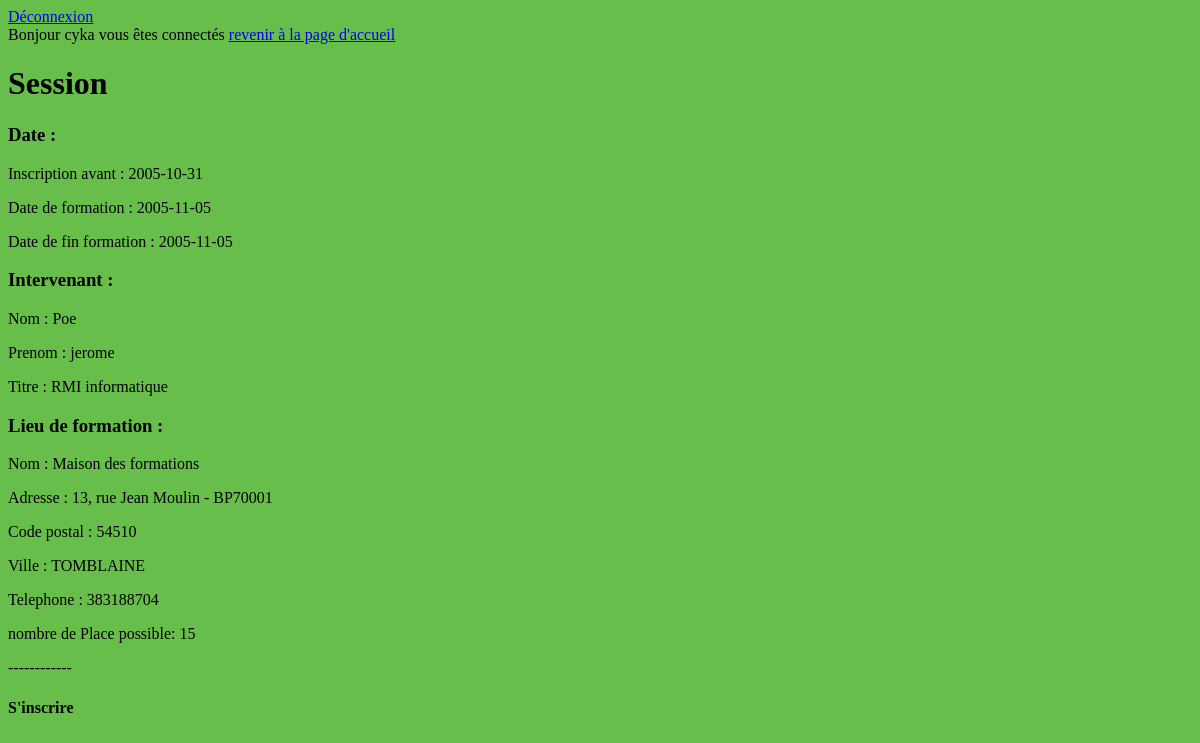
Screenshot of /descriptif.session.php?numSession=11 (signed in) with the database file from the repository.
### tables this page shows
CREATE TABLE `utilisateur` (
  `idUtilisateur` int(20) NOT NULL,
  `nom` varchar(20) NOT NULL,
  `prenom` varchar(20) NOT NULL,
  `adresseMail` varchar(50) NOT NULL,
  `password` varchar(50) NOT NULL,
  `idStatus` int(11) NOT NULL
);

CREATE TABLE `session` (
  `numSession` int(11) NOT NULL,
  `dateLimiteInsc` date DEFAULT NULL,
  `dateSession` date DEFAULT NULL,
  `dateDeFin` date DEFAULT NULL,
  `idIntervenant` int(11) NOT NULL,
  `idLieu` int(11) NOT NULL,
  `numFormation` int(11) NOT NULL,
  `nbPlace` int(50) DEFAULT NULL
);

CREATE TABLE `intervenant` (
  `idIntervenant` int(20) NOT NULL,
  `nom` varchar(20) NOT NULL,
  `prenom` varchar(20) NOT NULL,
  `titre` varchar(20) NOT NULL
);

CREATE TABLE `lieu` (
  `idLieu` int(20) NOT NULL,
  `nom` varchar(255) NOT NULL,
  `adresse` varchar(255) NOT NULL,
  `codePostal` int(5) NOT NULL,
  `ville` varchar(255) NOT NULL,
  `telephone` int(10) NOT NULL
);

### fonction.php (called while the page is built, shortened)
<?php
function gestionnaireDeConnexionMysqli() {
    $db_username = 'root';
    $db_password = '';
    $db_name     = 'dbbm2l';
    $db_host     = 'localhost';
    $db = mysqli_connect($db_host, $db_username, $db_password,$db_name)
           or die('pas de connexion to database');
    return $db;
}
function lireUtilisateur($id) {
	$db = gestionnaireDeConnexionMysqli();
    if ($db != NULL) {
		$req 		  = "select * from utilisateur where idUtilisateur = $id";
		$exec_requete = mysqli_query($db, $req);
		$user         = mysqli_fetch_array($exec_requete);
	}
    return $user;
}
function listeSession($numFormation){
	$db = gestionnaireDeConnexionMysqli();
	if ($db != NULL) {
		$req 		  = "SELECT * FROM session WHERE numformation = $numFormation";
		$exec_requete = mysqli_query($db, $req);
		$listeSession = mysqli_fetch_all($exec_requete, MYSQLI_ASSOC);
	}
	return $listeSession;
}
function lireLieu($idLieu){
	$db = gestionnaireDeConnexionMysqli();
	if ($db != NULL) {
		$req 		  = "SELECT * FROM lieu WHERE idLieu = $idLieu";
		$exec_requete = mysqli_query($db, $req);
		$lieu 		  = mysqli_fetch_array($exec_requete, MYSQLI_ASSOC);
	}
	return $lieu;
}
function lireIntervenant($idIntervenant){
	$db = gestionnaireDeConnexionMysqli();
	if ($db != NULL) {
		$req 		  = "SELECT * FROM intervenant WHERE idIntervenant = $idIntervenant";
		$exec_requete = mysqli_query($db, $req);
		$intervenant = mysqli_fetch_array($exec_requete, MYSQLI_ASSOC);
	}
	return $intervenant;
}
?>

### descriptif.session.php (the view)
<?php
include 'fonction.php';
include_once 'principale.php';
if(isset($_GET["numSession"])){
    $idFormation = $_GET["numSession"];
    $sessionForm = listeSession($idFormation);
    $sessionTab = $sessionForm[0];
}
?>
    <div class="content">
        <h1> Session </h1>
        <div class="present">
            <h3><p>Date : </h3></p>
            <p> Inscription avant : <?php echo $sessionTab['dateLimiteInsc']; ?></p>
            <p> Date de formation : <?php echo $sessionTab['dateSession']; ?></p>
            <p> Date de fin formation : <?php echo $sessionTab['dateDeFin']; ?></p>
            <p><h3> Intervenant : </h3></p>
            <?php
            $intervenant = lireIntervenant($sessionTab['idIntervenant']);
            ?>
            <p> Nom : <?php echo $intervenant['nom']; ?></p>
            <p> Prenom : <?php echo $intervenant['prenom']; ?></p>
            <p> Titre : <?php echo $intervenant['titre']; ?></p>
            <p><h3> Lieu de formation : </h3></p>
            <?php
            $lieu = lireLieu($sessionTab['idLieu']);
            ?>
            <p> Nom : <?php echo $lieu['nom']; ?></p>
            <p> Adresse : <?php echo $lieu['adresse']; ?></p>
            <p> Code postal : <?php echo $lieu['codePostal']; ?></p>
            <p> Ville : <?php echo $lieu['ville']; ?></p>
            <p> Telephone : <?php echo $lieu['telephone']; ?></p>
            <p> nombre de Place possible: <?php echo $sessionTab['nbPlace']; ?></p>
            <p>------------</p>
            <p><h4>S'inscrire</h4></p>
        </div>
    </div>

### principale.php (shortened to what this page needs)
<!DOCTYPE html>
<html>
<?php
include_once 'fonction.php';
?>
    <head>
        <link rel="stylesheet" href="style.css" media="screen" type="text/css" />
    </head>
    <body >
        <div id="content">
            <a href='principale.php?deconnexion=true'><span>Déconnexion</span></a>
            <?php
                if (isset($_GET['deconnexion'])) {
                   if($_GET['deconnexion']==true) {
                      session_unset();
                      header("location:index.php");
                   }
                }
                else if ($_SESSION['id'] !== "") {
                    $user = lireUtilisateur($_SESSION['id']);
                    echo "<br>Bonjour {$user['nom']} vous êtes connectés";
                }
            ?>
            <a href="accueil.php">revenir à la page d'accueil</a>
        </div>

### style.css (style rules this page uses)
body { background: #67BE4B; }

### rows the page displays
utilisateur: nom "cyka"
session: dateLimiteInsc "2005-10-31", dateSession "2005-11-05", dateDeFin "2005-11-05", nbPlace "15"
intervenant: nom "Poe", prenom "jerome", titre "RMI informatique"
lieu: nom "Maison des formations", adresse "13, rue Jean Moulin - BP70001", codePostal "54510", ville "TOMBLAINE", telephone "383188704"
